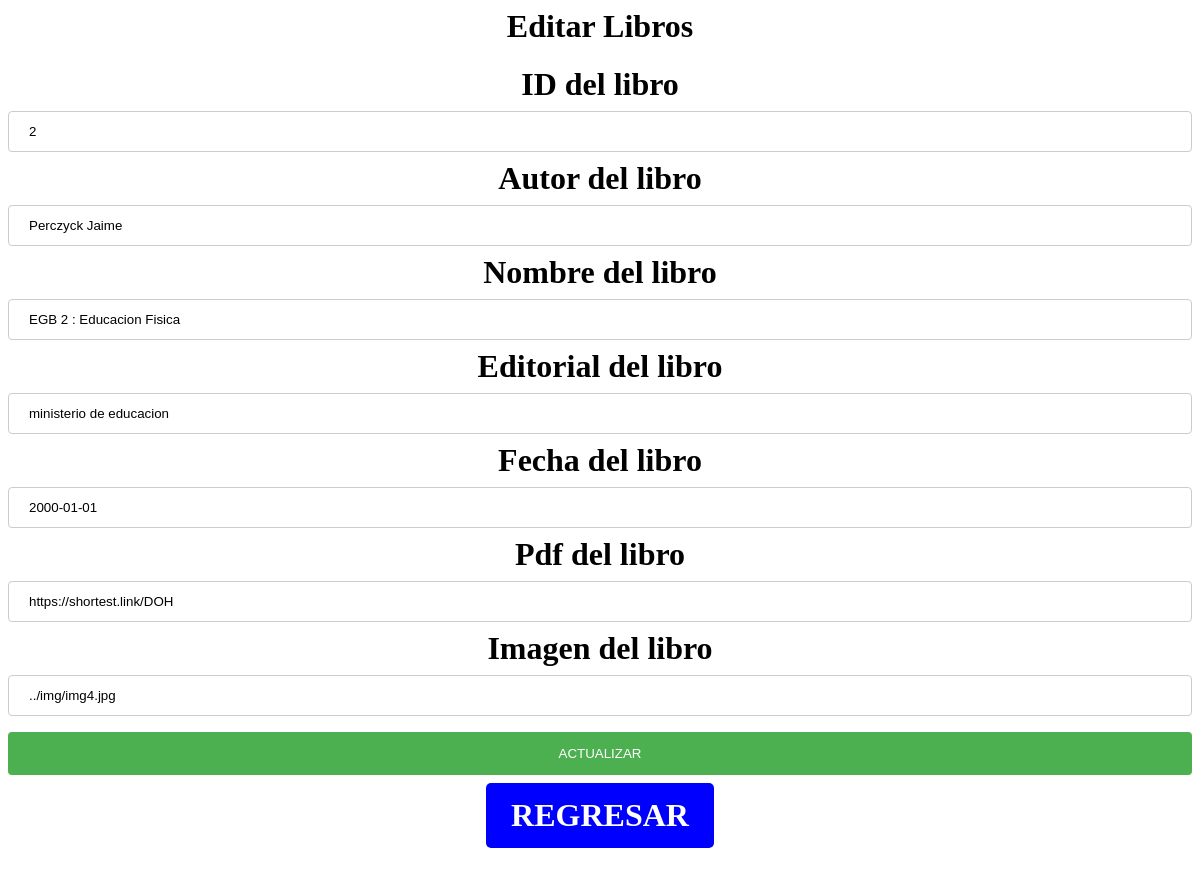
Screenshot of /CRUD/crud_libros/editar.php?id=2 with the database file from the repository.
### tables this page shows
CREATE TABLE `libro` (
  `idLibro` int(11) NOT NULL,
  `autorLibro` text NOT NULL,
  `nombreLibro` varchar(200) NOT NULL,
  `editorialLibro` varchar(30) NOT NULL,
  `fechaLibro` date NOT NULL,
  `pdfLibro` varchar(500) NOT NULL,
  `imagenLibro` varchar(100) NOT NULL
);

### CRUD/crud_libros/editar.php (the view, shortened to what this page needs)
<?php
    include("conexion.php");
?>
<html>
<head>
    <link rel="stylesheet" type="text/css" href="estilos.css">
</head>
<body>
    <?php
        if(isset($_POST['Enviar'])){
        }else{
            $id=$_GET['id'];
            $sql="select * from libro where idLibro=".$id;
            $resultado=mysqli_query($conexion, $sql);
            $fila= mysqli_fetch_assoc($resultado);
            $idLibro=$fila["idLibro"];
            $autorLibro=$fila["autorLibro"];
            $nombreLibro=$fila["nombreLibro"];
            $editorialLibro=$fila["editorialLibro"];
            $fechaLibro=$fila["fechaLibro"];
            $pdfLibro=$fila["pdfLibro"];
            $imagenLibro=$fila["imagenLibro"];
    ?>
    <h1>Editar Libros<h1>
    <form action="<?=$_SERVER['PHP_SELF']?>" method="post">
        <label>ID del libro</label>
        <input type="text" name="ID del libro" value="<?php echo $idLibro; ?>"> <br>
		<label>Autor del libro</label>
        <input type="text" name="Autor del libro" value="<?php echo $autorLibro; ?>"> <br>
		<label>Nombre del libro</label>
        <input type="text" name="Nombre del libro" value="<?php echo $nombreLibro; ?>"> <br>
		<label>Editorial del libro</label>
        <input type="text" name="Editorial del libro" value="<?php echo $editorialLibro; ?>"> <br>
		<label>Fecha del libro</label>
        <input type="text" name="Fecha del libro" value="<?php echo $fechaLibro; ?>"> <br>
		<label>Pdf del libro</label>
        <input type="text" name="Pdf del libro" value="<?php echo $pdfLibro; ?>"> <br>
		<label>Imagen del libro</label>
        <input type="text" name="Imagen del libro" value="<?php echo $imagenLibro; ?>"> <br>
        <input type="submit" name="Enviar" value="ACTUALIZAR">
        <a href="index.php">REGRESAR</a>
    </form>
    <?php
        }
    ?>
</body>
</html>

### CRUD/crud_libros/estilos.css (style rules this page uses)
a:link, a:visited { background-color: blue; color: white; padding: 14px 25px; text-align: center; text-decoration: none; display: inline-block; border-radius: 5px; }
h1, h2, h3, h4 { text-align: center; }
input[type=text], select { width: 100%; padding: 12px 20px; margin: 8px 0; display: inline-block; border: 1px solid #ccc; border-radius: 4px; box-sizing: border-box; }
input[type=submit] { width: 100%; background-color: #4CAF50; color: white; padding: 14px 20px; margin: 8px 0; border: none; border-radius: 4px; cursor: pointer; }

### rows the page displays
libro: idLibro "2", autorLibro "Perczyck Jaime", nombreLibro "EGB 2 : Educacion Fisica", editorialLibro "ministerio de educacion", fechaLibro "2000-01-01", pdfLibro "https://shortest.link/DOH", imagenLibro "../img/img4.jpg"
